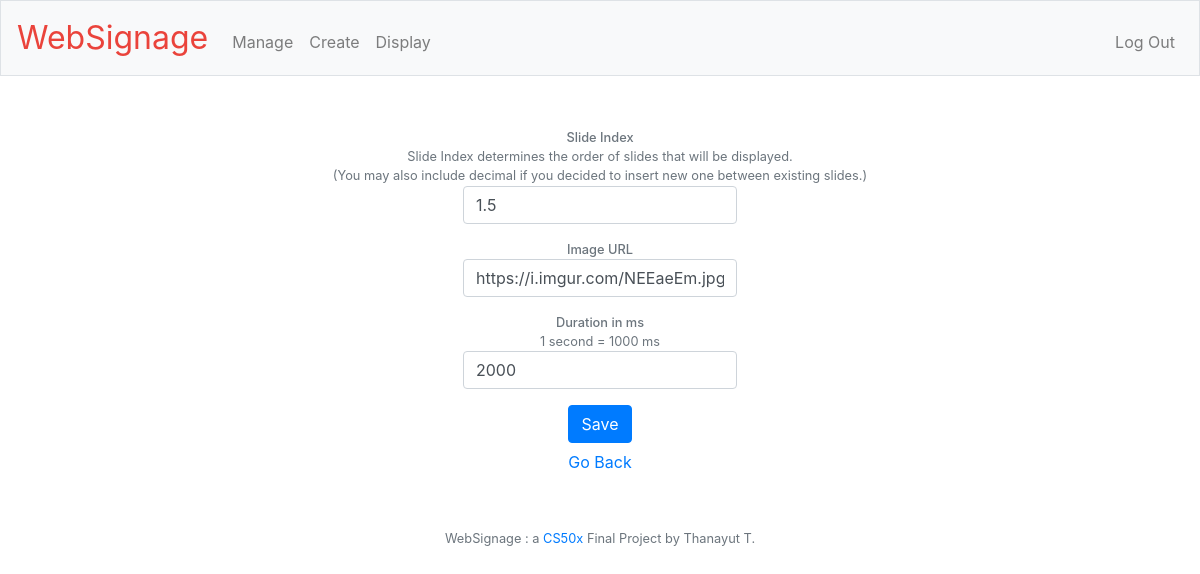
Page /manage/slide/edit?id=CITYLIFE&slid=6 (signed in) on the committed database.
### tables this page shows
CREATE TABLE 'slides' (id INTEGER, signageid TEXT NOT NULL,'iindex' numeric NOT NULL, imageurl TEXT NOT NULL,'dduration' INTEGER NOT NULL DEFAULT 3000, PRIMARY KEY(id));

### manage.py (the view)
@manage.route("slide/edit", methods=["GET", "POST"])
@login_required
def slide_edit():
    if request.method == "POST":
        if not request.form.get("signageid") or not request.form.get("slid") or not request.form.get("sindex") or not request.form.get("surl") or not request.form.get("sduration"):
            return render_template("manage/error.html", msg="Please complete the form.")
        sid = request.form.get("signageid").upper()
        slid = request.form.get("slid")
        surl = request.form.get("surl")
        try:
            sduration = int(request.form.get("sduration"))
            sindex = float(request.form.get("sindex"))
            if sduration < 0 or sindex < 0:
                return render_template("manage/error.html", msg="Duration/Index value is invalid.")
        except ValueError:
            return render_template("manage/error.html", msg="Duration/Index value is invalid.")
        if not validate_signage_owner(sid, session["user_id"]):
            return render_template("manage/error.html", msg="This signage cannot be edited.")
        conn = sqlite3.connect(dbpath)
        c = conn.cursor()
        c.execute("UPDATE slides SET iindex=?, imageurl=?, dduration=? WHERE signageid=? AND id=?", (sindex, surl, sduration, sid, slid))
        conn.commit()
        conn.close()
        return redirect("/manage/slide?id=" + sid)
    else:
        if not request.args.get("id") or not request.args.get("slid"):
            return redirect("/manage/view")
        sid = request.args.get("id").upper()
        slid = request.args.get("slid")
        if not validate_signage_owner(sid, session["user_id"]):
            return render_template("manage/error.html", msg="This signage cannot be edited.")
        conn = sqlite3.connect(dbpath)
        c = conn.cursor()
        c.execute("SELECT iindex, imageurl, dduration FROM slides WHERE signageid=? AND id=?", (sid, slid))
        slide = c.fetchone()
        conn.close()
        if slide is None:
            return render_template("manage/error.html", msg="This signage cannot be edited.")
        sindex = slide[0]
        surl = slide[1]
        sduration = slide[2]
        return render_template("manage/slide/edit.html", signageid=sid, slid=slid, sindex=sindex, surl=surl, sduration=sduration)

### auth.py (called while the page is built)
def login_required(f):
    @wraps(f)
    def decorated_function(*args, **kwargs):
        if session.get("user_id") is None:
            return redirect("/manage/login")
        return f(*args, **kwargs)
    return decorated_function

def validate_signage_owner(sid, username):
    conn = sqlite3.connect(dbpath)
    c = conn.cursor()
    c.execute("SELECT signageid FROM signages WHERE signageid=? AND username=?", (sid, username))
    signage = c.fetchone()
    conn.close()
    if signage is None:
        return False
    else:
        return True

### templates/manage/slide/edit.html (shortened to what this page needs)
{% extends "manage/layout.html" %}
{% block main %}
    <form action="" method="post">
        <div class="form-group">
            <small class="form-text text-muted"><span class="bold">Slide Index</span><br>Slide Index determines the order of slides that will be displayed.
            <br>(You may also include decimal if you decided to insert new one between existing slides.)</small>
            <input type="number" class="form-control" name="sindex" min="0" step="0.01" value="{{ sindex }}" placeholder="Slide Index" autocomplete="off" autofocus >
        </div>
        <div class="form-group">
            <small class="form-text text-muted"><span class="bold">Image URL</span></small>
            <input type="text" class="form-control" name="surl" value="{{ surl }}" placeholder="Image URL" autocomplete="off" >
        </div>
        <div class="form-group">
            <small class="form-text text-muted"><span class="bold">Duration in ms</span><br>1 second = 1000 ms</small>
            <input type="number" class="form-control" name="sduration" min="0" value="{{ sduration }}" placeholder="Duration in ms" autocomplete="off" >
        </div>
        <button class="btn btn-primary" type="submit">Save</button><br>
        <button type="button" class="btn btn-link" onclick="goBack()">Go Back</button>
    </form>
{% endblock %}

### static/styles.css (style rules this page uses)
main .form-control { display: inline-block; width: auto; }
.bold { font-weight: 500; }

### rows in the picture
slides: sindex "1.5", surl "https://i.imgur.com/NEEaeEm.jpg", sduration "2000"
